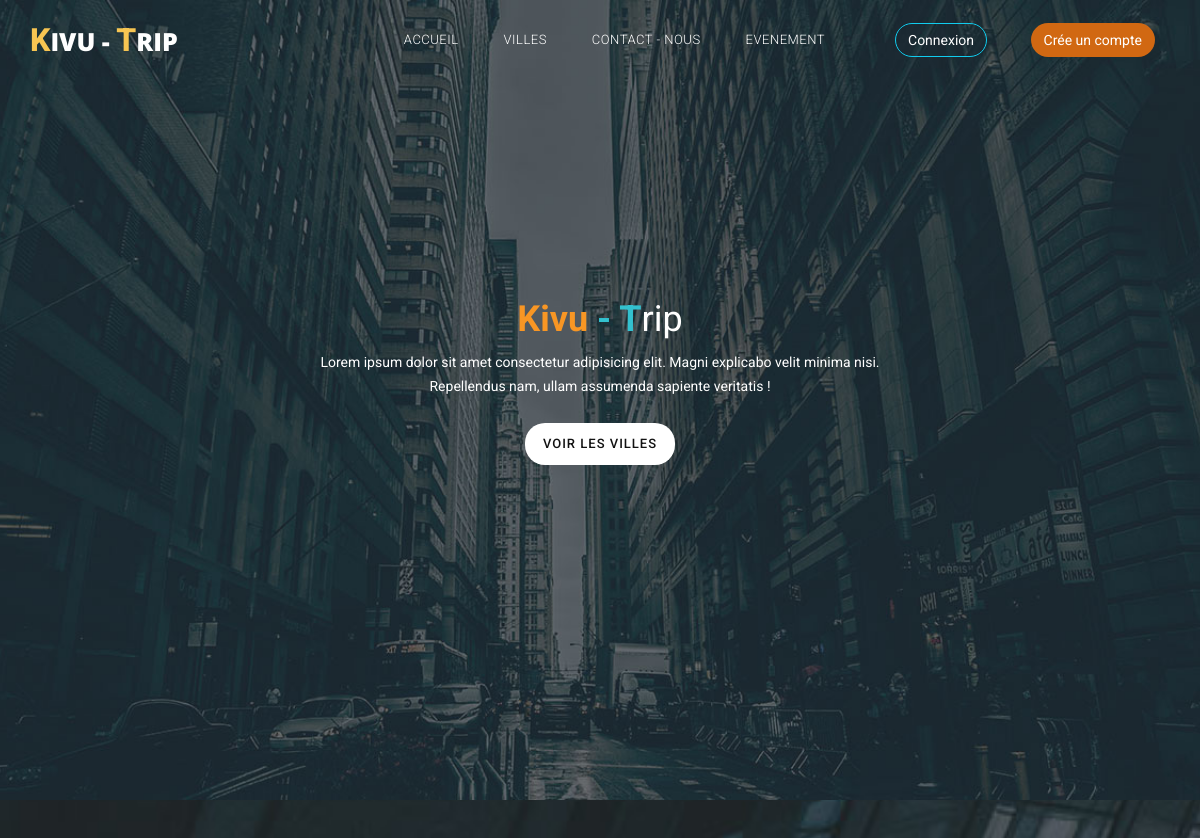
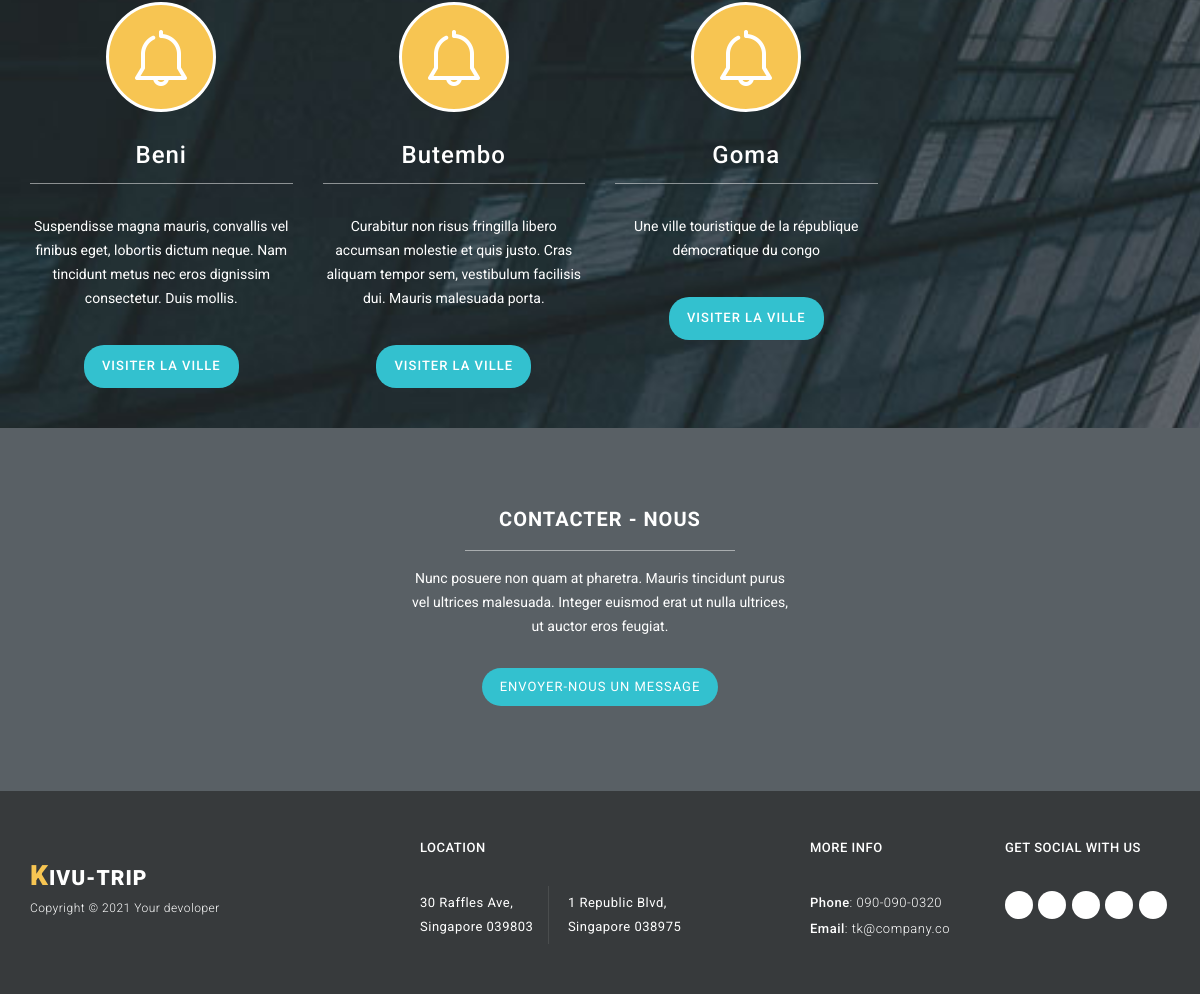
The page / on the database its author committed (2 pictures, top to bottom).
### app/models.py (models this page shows, shortened)
class Ville(models.Model):
    nom_ville = models.CharField(max_length=50)
    image_ville = models.ImageField(upload_to=None, height_field=None, width_field=None,
                max_length=None, blank=True, null=True)
    description_ville = models.TextField(blank=True, null=True)
    province = models.ForeignKey(Province, on_delete=models.CASCADE)

### gui/views.py (the view)
# urls.py: path('', guiViews.accueil, name='accueil'),
def accueil(request):
    villes = appModels.Ville.objects.all()
    context = {
        'villes': villes
    }
    return render(request, 'gui/pages/accueil.html', context)

### gui/templates/gui/pages/accueil.html (shortened to what this page needs)
{% extends 'gui/layouts/_base.html' %}
{% load static %}
{% block contentGui %}
    <div class="parallax-content baner-content" id="home"
	style="background-image: url('../../../static/gui/img/banner_bg.jpg');">
        <div class="container">
            <div class="text-content">
                <h2><em>Kivu</em> <span>- T</span>rip</h2>
                <p>Lorem ipsum dolor sit amet consectetur adipisicing elit. Magni explicabo velit minima nisi. Repellendus nam, ullam assumenda sapiente veritatis !</p>
                <div class="primary-white-button">
                    <a href="#" class="scroll-link" data-id="about">Voir les villes</a>
                </div>
            </div>
        </div>
    </div>
    <section id="about" class="page-section"
		style="background-image: url('../../../static/gui/img/about-bg.jpg');">
        <div class="container">
            <div class="row">
				{% for ville in villes %}
					<div class="col-md-3 col-sm-6 col-xs-12">
						<div class="service-item">
							<div class="icon">
								<img src="img/service_icon_01.png" alt="">
							</div>
							<h3 style="margin-bottom: 15px; margin-top: 30px; color: #fff; letter-spacing: 1px;">
								{{ ville.nom_ville }}
							</h3>
							<div class="line-dec"></div>
							<p>{{ ville.description_ville }}</p>
							<div class="primary-blue-button">
								<a href="{% url 'lieu' ville.id %}" >Visiter la ville</a>
							</div>
						</div>
					</div>
				{% endfor %}
            </div>
        </div>
    </section>
    <div id="contact-us">
        <div class="container">
            <div class="row">
                <div class="col-md-12">
                    <div class="section-heading">
                        <h4>Contacter - nous</h4>
                        <div class="line-dec"></div>
                        <p>Nunc posuere non quam at pharetra. Mauris tincidunt purus vel ultrices malesuada. Integer euismod erat ut nulla ultrices, ut auctor eros feugiat.</p>
                        <div class="pop-button">
                            <h4>Envoyer-nous un message</h4>
                        </div>
                    </div>
                </div>
            </div>
            <div class="row">
                <div class="col-md-6 col-md-offset-3">
                </div>
            </div>
        </div>
    </div>
{% endblock contentGui %}

### gui/templates/gui/layouts/_base.html (shortened to what this page needs)
<!DOCTYPE html>
<html>
{% load static %}
    <head>
        <link rel="stylesheet" href="{% static 'gui/style/temp/bootstrap.min.css' %}">
        <link rel="stylesheet" href="{% static 'gui/style/temp/bootstrap-theme.min.css' %}">
        <link rel="stylesheet" href="{% static 'gui/style/temp/fontAwesome.css' %}">
        <link rel="stylesheet" href="{% static 'gui/style/temp/hero-slider.css' %}">
        <link rel="stylesheet" href="{% static 'gui/style/temp/owl-carousel.css' %}">
        <link rel="stylesheet" href="{% static 'gui/style/temp/templatemo-style.css' %}">
        <link rel="stylesheet" href="{% static 'gui/style/temp/lightbox.css' %}">
        <link rel="stylesheet" href="{% static 'gui/style/main.css' %}">
    </head>
<body>
    {% include 'gui/layouts/_nav.html' %}
    {% block contentGui %}{% endblock contentGui %}
    {% include 'gui/layouts/_footer.html' %}
</body>
</html>

### gui/templates/gui/layouts/_nav.html (shortened to what this page needs)
    <div class="header customer-header">
        <div class="container">
            <nav class="navbar navbar-inverse" role="navigation">
                <div class="navbar-header">
                    <a href="{% url 'accueil' %}" class="navbar-brand"><em>K</em>ivu - <em>t</em>rip</a>
                </div>
                <div id="main-nav" class="collapse navbar-collapse">
                    <ul class="nav navbar-nav">
                        <li><a href="{% url 'accueil' %}" >Accueil</a></li>
                        <li>
                            <a href="#" class="scroll-link" data-id="about">Villes</a>
                        </li>
                        <li>
                            <a href="#" class="scroll-link" data-id="contact-us">Contact - nous</a>
                        </li>
                        <li class="nav-item mx-3">
                            <a class="nav-link" href="{% url 'evenement' %}">EVENEMENT</a>
                        </li>
                        {% if request.user.is_anonymous %}
						    <a href="{% url 'login' %}" class="btn my-btn outline">Connexion</a>
                        {% else %}
                            <a href="{% url 'logout' %}" class="btn my-btn outline">Déconnexion</a>
                        {% endif %}
                        {% if request.user.is_anonymous %}
						<a href="{% url 'creer-compte' %}" class="btn my-btn account">Crée un compte</a>
						{% endif %}
                    </ul>
                </div>
            </nav>
        </div>
    </div>

### gui/templates/gui/layouts/_footer.html
    <footer>
        <div class="container">
            <div class="row">
                <div class="col-md-4 col-sm-12">
                    <div class="logo">
                        <a class="logo-ft scroll-top" href="#"><em>K</em>ivu-trip</a>
                        <p>Copyright &copy; 2021 Your devoloper
                    </div>
                </div>
                <div class="col-md-4 col-sm-12">
                    <div class="location">
                        <h4>Location</h4>
                        <ul>
                            <li>30 Raffles Ave, <br>Singapore 039803</li>
                            <li>1 Republic Blvd, <br>Singapore 038975</li>
                        </ul>
                    </div>
                </div>
                <div class="col-md-2 col-sm-12">
                    <div class="contact-info">
                        <h4>More Info</h4>
                        <ul>
                            <li><em>Phone</em>: 090-090-0320</li>
                            <li><em>Email</em>: tk@company.co</li>
                        </ul>
                    </div>
                </div>
                <div class="col-md-2 col-sm-12">
                    <div class="connect-us">
                        <h4>Get Social with us</h4>
                        <ul>
                            <li><a href="#"><i class="fa fa-twitter"></i></a></li>
                            <li><a href="#"><i class="fa fa-facebook"></i></a></li>
                            <li><a href="#"><i class="fa fa-google"></i></a></li>
                            <li><a href="#"><i class="fa fa-rss"></i></a></li>
                            <li><a href="#"><i class="fa fa-dribbble"></i></a></li>
                        </ul>
                    </div>
                </div>
            </div>
        </div>
    </footer>

### gui/static/gui/style/temp/hero-slider.css (style rules this page uses)
*, *::after, *::before { -webkit-box-sizing: border-box; -moz-box-sizing: border-box; box-sizing: border-box; }
html { font-size: 62.5%; }
body { font-family: "Open Sans", sans-serif; color: #2c343b; background-color: #f2f2f2; }
a { color: #d44457; text-decoration: none; }
img { max-width: 100%; }

### gui/static/gui/style/temp/lightbox.css (style rules this page uses)
body:after { content: url(../img/close.png) url(../img/loading.gif) url(../img/prev.png) url(../img/next.png); display: none; }

### gui/static/gui/style/main.css (style rules this page uses)
.my-btn { margin-top: 23px !important; border-radius: 100px; }
.outline { margin-left: 70px; margin-right: 10px; background-color: transparent; border: 1px solid #1ce; color: white; }
.account { background-color: rgb(209, 104, 18); color: white; margin-left: 30px; }

### rows shown on the page
Ville: nom_ville "Beni", description_ville "Suspendisse magna mauris, convallis vel finibus eget, lobortis dictum neque. Nam tincidunt metus nec eros dignissim consectetur. Duis mollis."
Ville: nom_ville "Butembo", description_ville "Curabitur non risus fringilla libero accumsan molestie et quis justo. Cras aliquam tempor sem, vestibulum facilisis dui. Mauris malesuada porta."
Ville: nom_ville "Goma", description_ville "Une ville touristique de la république démocratique du congo"
